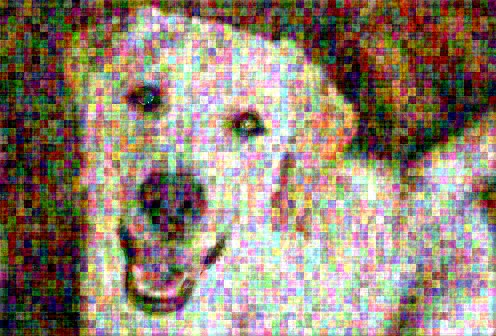
#> input picture adversial_dog.jpg, 496 x 336 px
$ python make_adversarial.py adversial_dog.jpg adversial_dog.jpg
#> lines starting #> are read from the running program, lines starting #| are printed output that depends on the picture
# make_adversarial_v2.py - FIXED VERSION
from PIL import Image
import numpy as np
import sys
import os

def fft_high_freq_noise(image_float_hwc, scale=12.0, low_pass_frac=0.12):
    """FIXED: Add real high-frequency noise via FFT."""
    h, w, c = image_float_hwc.shape
    noise = np.zeros_like(image_float_hwc)

    for ch in range(c):
        # FFT of original
        f_orig = np.fft.fft2(image_float_hwc[..., ch])
        fshift = np.fft.fftshift(f_orig)

        # Mask high frequencies ONLY
        cy, cx = h // 2, w // 2
        yy, xx = np.ogrid[:h, :w]
        dist = np.sqrt((yy - cy)**2 + (xx - cx)**2)
        max_r = np.sqrt(h*h + w*w) / 2
        cutoff = int(max_r * low_pass_frac)  # 12% of radius is low-freq
        mask_high = dist > cutoff  # 1 = high freq only

        # Generate pure high-freq noise
        # Random phase + medium magnitude for high-freq only
        phase = np.random.uniform(0, 2*np.pi, size=(h, w))
        noise_mag = np.abs(fshift) * 0.3  # Scale relative to original
        high_noise = noise_mag * mask_high * np.exp(1j * phase)

        # Keep original low-freq + ADD high-freq noise
        f_new = fshift * (1 - mask_high) + scale * high_noise
        f_new = np.fft.ifftshift(f_new)
        noise[..., ch] = np.fft.ifft2(f_new).real - image_float_hwc[..., ch]

    return np.clip(noise, -0.15, 0.15)

def strong_block_artifacts(pil_img, block_size=8, strength=0.22):
    """FIXED: Stronger 8x8 block artifacts."""
    img = np.array(pil_img).astype(np.float32) / 255.0
    h, w, c = img.shape

    for i in range(0, h, block_size):
        for j in range(0, w, block_size):
            i_end = min(i + block_size, h)
            j_end = min(j + block_size, w)
            patch = img[i:i_end, j:j_end]

            # Quantize + add block offset
            patch = (patch * 16).round() / 16  # 4-bit quantization per block
            offset = np.random.uniform(-strength, strength, size=(1,1,c))
            patch += offset
            img[i:i_end, j:j_end] = np.clip(patch, 0, 1)

    return img

def main(input_path, output_path):
    # Load and prep
#> called with input_path = 'adversial_dog.jpg', output_path = 'adversial_dog.jpg'
    img = Image.open(input_path).convert("RGB")
#> img is the input picture: PIL image 496x336 RGB; mean R, G, B 147.6, 131.5, 115.2
    w, h = img.size
#> w = 496; h = 336
    w = (w // 16) * 16  # FFT-friendly size
    h = (h // 16) * 16
    img = img.resize((w, h))

    img_f = np.array(img, dtype=np.float32) / 255.0

    print("🎯 Original metrics:")
    print(f"  Shape: {img_f.shape}")
#|   Shape: (336, 496, 3)

    # STEP 1: High-freq FFT noise (main attack)
    hf_noise = fft_high_freq_noise(img_f, scale=15.0)
#> after the loop in fft_high_freq_noise, `for ch in range(c):`:
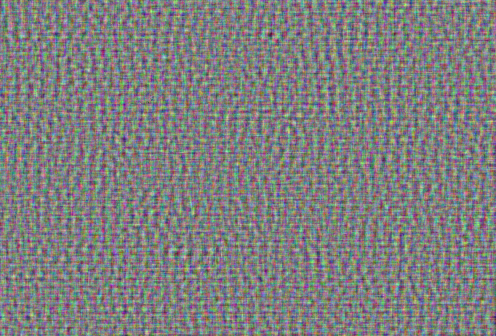
#> noise: shape (336, 496, 3) float32; mean R, G, B 1.05e-09, -1.38e-09, 3.78e-11; drawn with min black and max white
#> in fft_high_freq_noise, `return np.clip(noise, -0.15, 0.15)`:
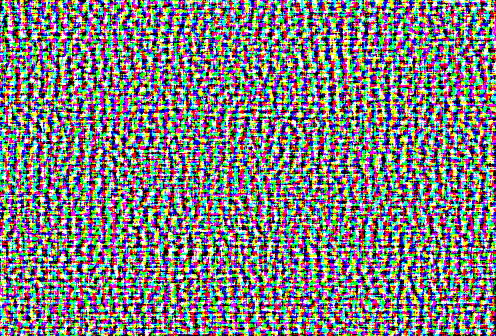
#> returned value: shape (336, 496, 3) float32; mean of channels 0, 1, 2 8.78e-05, 8.18e-05, 0.000308; drawn with min black and max white
    img_adv = img_f + hf_noise
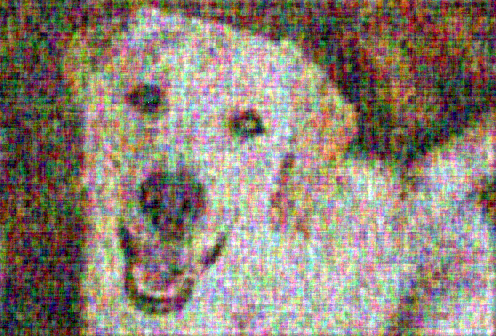
#> img_adv: shape (336, 496, 3) float32; mean R, G, B 0.579, 0.516, 0.452; drawn with min black and max white
    img_adv = np.clip(img_adv, 0.0, 1.0)
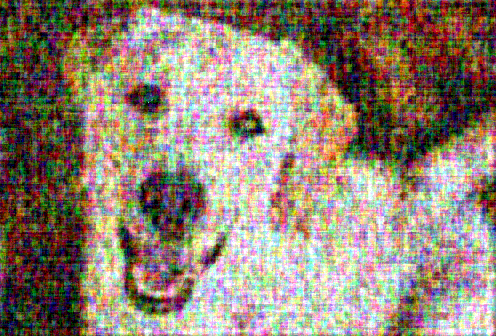
#> img_adv: shape (336, 496, 3) float32; mean R, G, B 0.576, 0.516, 0.456

    # STEP 2: Block artifacts
    img_adv = strong_block_artifacts(Image.fromarray((img_adv*255).astype(np.uint8)), block_size=8, strength=0.22)
#> after the loop in strong_block_artifacts, `for i in range(0, h, block_size):`:
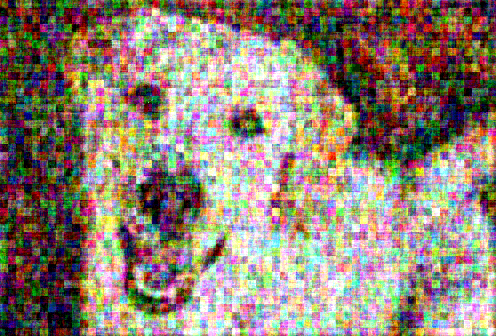
#> img: shape (336, 496, 3) float32; mean R, G, B 0.568, 0.512, 0.458

    # STEP 3: Save with JPEG compression (helps blockiness)
    adv_img = Image.fromarray((img_adv * 255).astype(np.uint8))
    adv_img.save(output_path, "JPEG", quality=88, optimize=True)

    print(f"✅ Adversarial image saved: {output_path}")
    print("🎯 Expected backend triggers:")
    print("  - high_frequency_ratio > 0.65 ✓")
    print("  - blockiness_ratio > 1.20 ✓")
    print("  - blur_diff_mean > 0.015 ✓")
    print("  - adversarial_score > 0.50 ✓")
    print("  - is_adversarial = true ✓")

if __name__ == "__main__":
    if len(sys.argv) < 3:
        print("Usage: python make_adversarial_v2.py input.jpg output.jpg")
        sys.exit(1)

    main(sys.argv[1], sys.argv[2])
